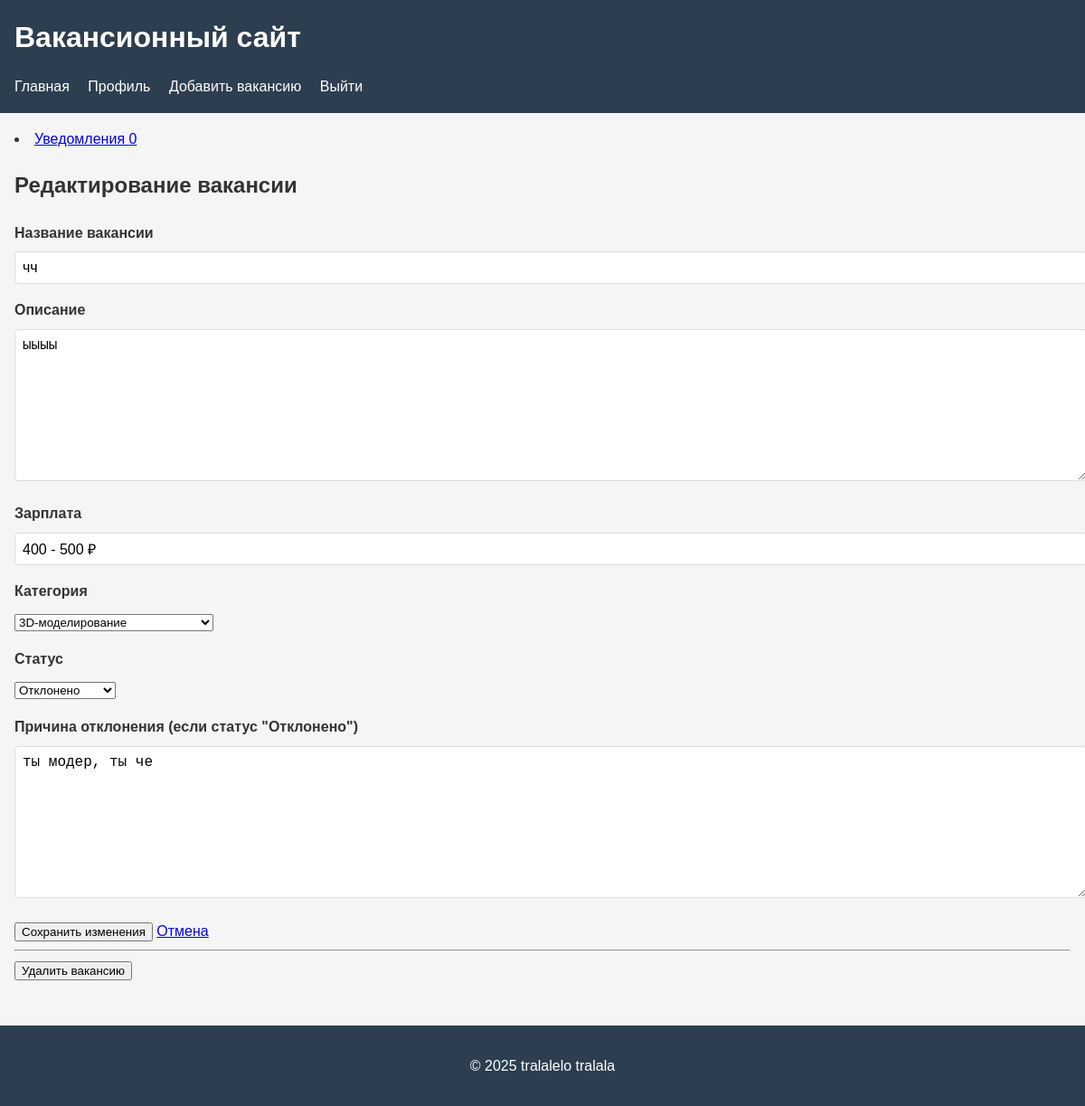
The page /vacancy/3/edit (signed in) on the database as committed earlier.
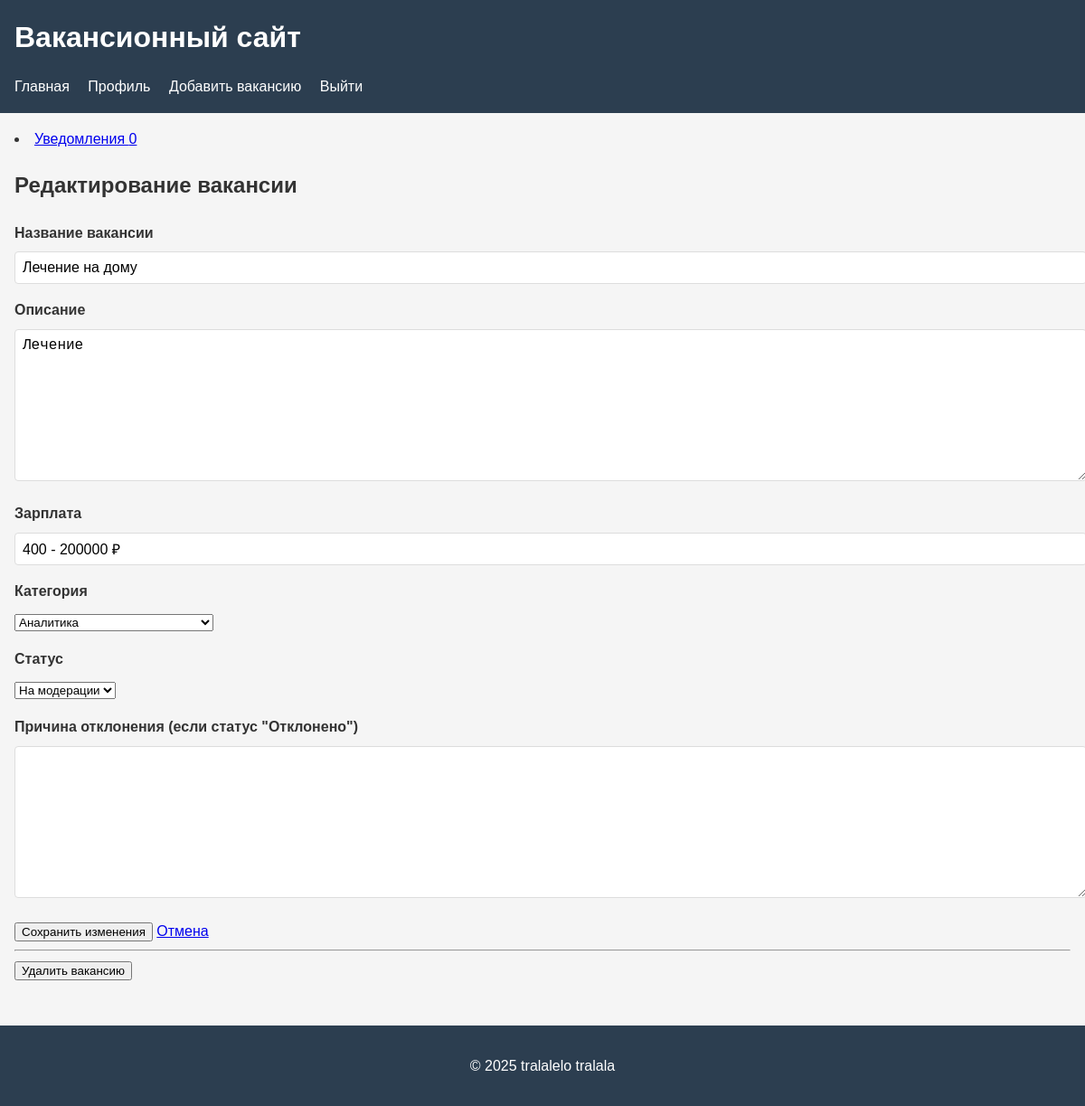
The same page on the database as committed later.
### app.py (models this page shows, shortened)
class Vacancy(db.Model):
    id = db.Column(db.Integer, primary_key=True)
    title = db.Column(db.String(100), nullable=False)
    description = db.Column(db.Text, nullable=False)
    salary = db.Column(db.String(50))
    status = db.Column(db.String(20), default='pending')
    rejection_reason = db.Column(db.Text)
    created_at = db.Column(db.DateTime, default=datetime.utcnow)
    user_id = db.Column(db.Integer, db.ForeignKey('user.id'), nullable=False)
    subcategory_id = db.Column(db.Integer, db.ForeignKey('subcategory.id'), nullable=False)
    is_active = db.Column(db.Boolean, default=True)
    vacancy_applications = db.relationship(
        'Application',
        back_populates='vacancy',
        cascade='all, delete-orphan',
        lazy=True
    )
    subcategory = db.relationship('Subcategory', back_populates='subcategory_vacancies')
    author = db.relationship('User', back_populates='authored_vacancies')

class Subcategory(db.Model):
    id = db.Column(db.Integer, primary_key=True)
    name = db.Column(db.String(100), nullable=False)
    category_id = db.Column(db.Integer, db.ForeignKey('category.id'), nullable=False)
    __table_args__ = (
        db.UniqueConstraint('category_id', 'name', name='_category_subcategory_uc'),
    )
    subcategory_vacancies = db.relationship('Vacancy', back_populates='subcategory', lazy=True)

### app.py (the view, shortened to what this page needs)
@app.route('/vacancy/<int:vacancy_id>/edit', methods=['GET', 'POST'])
def edit_vacancy(vacancy_id):
    if 'user_id' not in session:
        flash('Пожалуйста, войдите в систему', 'error')
        return redirect(url_for('login'))
    vacancy = Vacancy.query.get_or_404(vacancy_id)
    if vacancy.user_id != session['user_id'] and not session.get('is_moderator'):
        flash('У вас нет прав для редактирования этой вакансии', 'error')
        return redirect(url_for('vacancy_details', vacancy_id=vacancy_id))
    categories = Category.query.options(db.joinedload(Category.subcategories)).all()
    return render_template('edit_vacancy.html',
                         vacancy=vacancy,
                         categories=categories,
                         is_moderator=session.get('is_moderator'))

### templates/edit_vacancy.html (shortened to what this page needs)
{% extends "base.html" %}
{% block content %}
<div class="container mt-4">
    <h2>Редактирование вакансии</h2>
    <form method="POST">
        <div class="form-group">
            <label for="title">Название вакансии</label>
            <input type="text" class="form-control" id="title" name="title" value="{{ vacancy.title }}" required>
        </div>
        <div class="form-group">
            <label for="description">Описание</label>
            <textarea class="form-control" id="description" name="description" rows="5" required>{{ vacancy.description }}</textarea>
        </div>
        <div class="form-group">
            <label for="salary">Зарплата</label>
            <input type="text" class="form-control" id="salary" name="salary" value="{{ vacancy.salary if vacancy.salary }}">
        </div>
        <div class="form-group">
            <label for="subcategory">Категория</label>
            <select class="form-control" id="subcategory" name="subcategory" required>
                {% for category in categories %}
                    <optgroup label="{{ category.name }}">
                        {% for subcategory in category.subcategories %}
                            <option value="{{ subcategory.id }}" {% if subcategory.id == vacancy.subcategory_id %}selected{% endif %}>
                                {{ subcategory.name }}
                            </option>
                        {% endfor %}
                    </optgroup>
                {% endfor %}
            </select>
        </div>
        {% if is_moderator %}
        <div class="form-group">
            <label for="status">Статус</label>
            <select class="form-control" id="status" name="status">
                <option value="pending" {% if vacancy.status == 'pending' %}selected{% endif %}>На модерации</option>
                <option value="rejected" {% if vacancy.status == 'rejected' %}selected{% endif %}>Отклонено</option>
            </select>
        </div>
        <div class="form-group">
            <label for="rejection_reason">Причина отклонения (если статус "Отклонено")</label>
            <textarea class="form-control" id="rejection_reason" name="rejection_reason" rows="3">{{ vacancy.rejection_reason if vacancy.rejection_reason }}</textarea>
        </div>
        {% endif %}
        <button type="submit" class="btn btn-primary">Сохранить изменения</button>
        <a href="{{ url_for('vacancy_details', vacancy_id=vacancy.id) }}" class="btn btn-secondary">Отмена</a>
    </form>
    {% if vacancy.user_id == session['user_id'] or is_moderator %}
    <hr>
    <form method="POST" action="{{ url_for('delete_vacancy', vacancy_id=vacancy.id) }}" onsubmit="return confirm('Вы уверены, что хотите удалить эту вакансию?')">
        <button type="submit" class="btn btn-danger">Удалить вакансию</button>
    </form>
    {% endif %}
</div>
{% endblock %}

Rows that differ between the two databases and show on the page:
changed Vacancy: title "чч" → "Лечение на дому"; description "ыыыы" → "Лечение"; salary "400 - 500 ₽" → "400 - 200000 ₽"; subcategory "3D-моделирование" → "Аналитика"; status "Отклонено" → "На модерации"; rejection_reason "ты модер, ты че" → (not shown)
